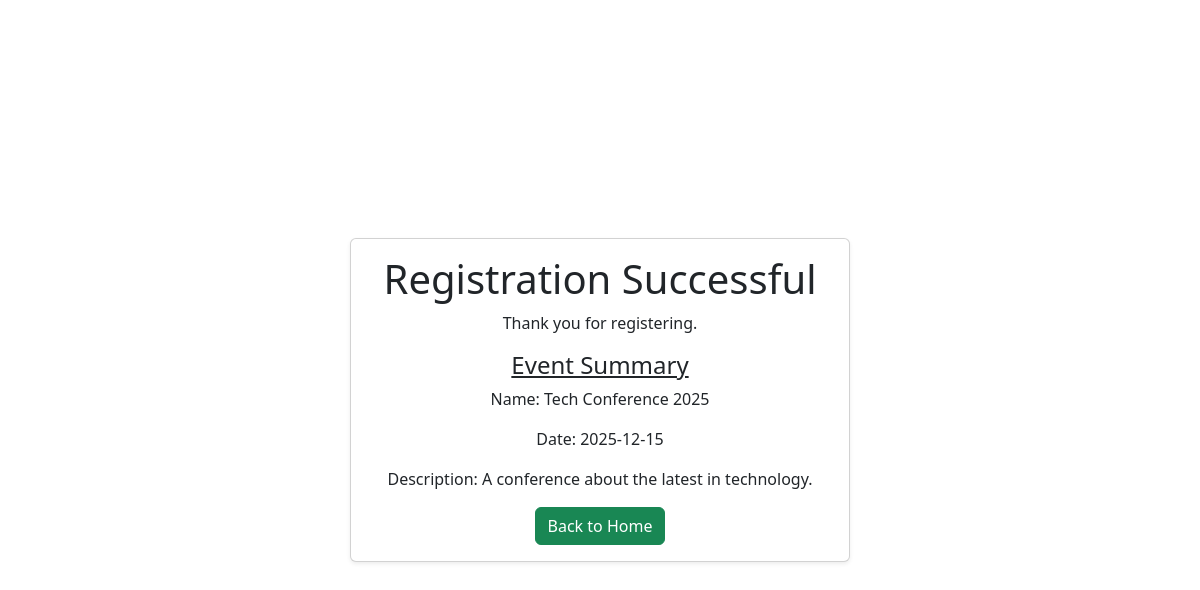
The app's page /success.php?event_id=1 with its own data.
### tables this page shows
CREATE TABLE `tbl_events` (
  `id` int(11) NOT NULL,
  `name` varchar(100) NOT NULL,
  `event_date` date NOT NULL,
  `description` text DEFAULT NULL
);

### success.php (the view, shortened to what this page needs)
<?php
include 'db_connect.php';
$event_id = $_GET['event_id'];
$query = "SELECT * FROM tbl_events where id=$event_id";
$result = mysqli_query($conn, $query);
$row = mysqli_fetch_array($result);
?>
<!DOCTYPE html>
<html>
<head>
    <link href="https://cdn.jsdelivr.net/npm/bootstrap@5.3.8/dist/css/bootstrap.min.css" rel="stylesheet">
</head>
<body>
    <div class="container vh-100 d-flex justify-content-center align-items-center">
        <div class="card shadow-sm w-100 align-items-center" style="max-width: 500px;">
            <div class="card-body">
                <center>
                    <h1>Registration Successful</h1>
                    <p>Thank you <b><?= $_GET['name']; ?></b> for registering.</p>
                    <h4>Event Summary</h4>
                    <p>Name: <?= $row['name'] ?></p>
                    <p>Date: <?= $row['event_date'] ?></p>
                    <p>Description: <?= $row['description'] ?></p>
                    <a class="btn btn-success" href="index.php">Back to Home</a>
                </center>
            </div>
        </div>
    </div>
</body>
</html>

### success.php (style rules this page uses)
h4 { text-decoration: underline; }

### records on screen
tbl_events: name "Tech Conference 2025", event_date "2025-12-15", description "A conference about the latest in technology."
